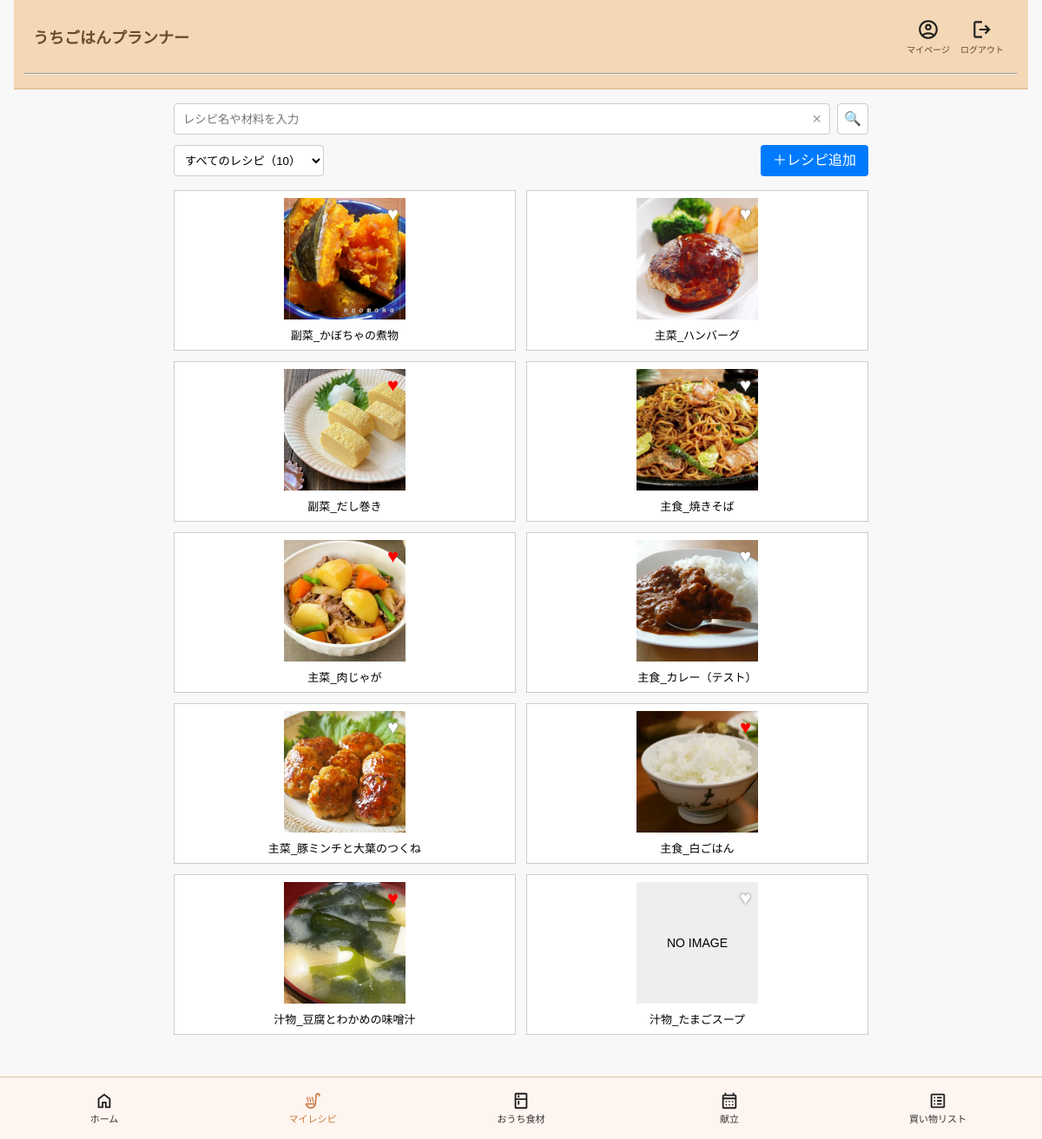
Page /recipes/ (signed in) on the committed database.
### apps/recipes/models.py (models this page shows, shortened)
class Recipe(models.Model):
    MENU_CATEGORY_CHOICES = [
        (1, "主食"),
        (2, "主菜"),
        (3, "副菜"),
        (4, "汁物"),
    ]
    user = models.ForeignKey(
        User,
        on_delete=models.CASCADE,
        verbose_name="ユーザー",
        null=True,
        blank=True
    )
    recipe_name = models.CharField(
        max_length=100,
        verbose_name="レシピ名"
    )
    menu_category = models.IntegerField(
        choices=MENU_CATEGORY_CHOICES,
        verbose_name="カテゴリ",
        null=True,
        blank=True
    )
    servings = models.PositiveIntegerField(
        verbose_name="作る量"
    )
    image = models.ImageField(
        upload_to="recipe_images/",
        blank=True,
        null=True,
        verbose_name="写真"
    )
    reference_url = models.URLField(
        blank=True,
        verbose_name="参照URL"
    )
    memo = models.TextField(
        blank=True,
        verbose_name="メモ"
    )
    created_at = models.DateTimeField(
        auto_now_add=True,
        verbose_name="作成日"
    )
    class Meta:
        verbose_name = "レシピ"
        verbose_name_plural = "レシピ"

### apps/recipes/views.py (the view)
# urls.py: path("", views.recipe_list_view, name="recipe_list"),
@login_required
def recipe_list_view(request):
    base_recipes = Recipe.objects.filter(user=request.user)
    recipes = base_recipes.order_by("-id")
    selected_category = request.GET.get("category", "")
    search_query = request.GET.get("q", "").strip()
    category_counts = {
        "all": base_recipes.count(),
        "staple": base_recipes.filter(menu_category=1).count(),
        "main": base_recipes.filter(menu_category=2).count(),
        "side": base_recipes.filter(menu_category=3).count(),
        "soup": base_recipes.filter(menu_category=4).count(),
        "favorite": Favorite.objects.filter(user=request.user).count(),
    }
    if search_query:
        recipes = recipes.filter(
            Q(recipe_name__icontains=search_query) |
            Q(ingredients__food_item__ingredient_name__icontains=search_query)
        ).distinct()
    if selected_category == "favorite":
        recipes = recipes.filter(favorite_set__user=request.user)
    elif selected_category in ["1", "2", "3", "4"]:
        recipes = recipes.filter(menu_category=int(selected_category))
    favorite_recipe_ids = set(
        Favorite.objects.filter(user=request.user).values_list("recipe_id", flat=True)
    )
    return render(
        request,
        "recipes/recipe_list.html",
        {
            "recipes": recipes,
            "selected_category": selected_category,
            "favorite_recipe_ids": favorite_recipe_ids,
            "category_counts": category_counts,
        }
    )

### templates/recipes/recipe_list.html (shortened to what this page needs)
{% extends "base.html" %}
{% block content %}
<form method="get" action="{% url 'recipes:recipe_list' %}" style="margin: 16px 0;">
    <div style="display: flex; align-items: center; gap: 8px; margin-bottom: 12px;">
        <div style="position: relative; flex: 1;">
            <input
                type="text"
                id="recipe-search"
                name="q"
                placeholder="レシピ名や材料を入力"
                value="{{ request.GET.q }}"
                style="width: 100%; height: 36px; padding: 0 36px 0 10px; border: 1px solid #ccc; border-radius: 4px; box-sizing: border-box;"
            >
            <button
                type="button"
                onclick="document.getElementById('recipe-search').value=''"
                style="position: absolute; right: 10px; top: 50%; transform: translateY(-50%); border: none; background: none; color: #999; font-size: 18px; cursor: pointer; padding: 0;"
                aria-label="検索文字を削除"
            >
                ×
            </button>
        </div>
        <button
            type="submit"
            style="width: 36px; height: 36px; border: 1px solid #ccc; background: #fff; color: #666; border-radius: 4px; cursor: pointer; font-size: 16px; line-height: 1;"
            aria-label="検索"
            title="検索"
        >
            🔍
        </button>
    </div>
    <div style="display: flex; justify-content: space-between; align-items: center; gap: 12px;">
        <select
            name="category"
            id="category"
            style="height: 36px; padding: 0 8px; border: 1px solid #ccc; border-radius: 4px; background: #fff;"
        >
            <option value="" {% if not selected_category %}selected{% endif %}>
                すべてのレシピ（{{ category_counts.all }}）
            </option>
        </select>
        <a href="{% url 'recipes:recipe_create' %}"
           style="display: inline-block; height: 36px; line-height: 36px; padding: 0 14px; background: #007BFF; color: white; text-decoration: none; border-radius: 4px; white-space: nowrap;">
            ＋レシピ追加
        </a>
    </div>
</form>
<div style="display: grid; grid-template-columns: repeat(2, minmax(0, 1fr)); gap: 12px; margin-top: 16px;">
    {% for recipe in recipes %}
        <div style="border: 1px solid #ccc; padding: 8px; background: #fff; width: 100%; box-sizing: border-box; min-width: 0;">
            <div style="position: relative; width: 100%; max-width: 140px; margin: 0 auto; min-width: 0;">
                <a href="{% url 'recipes:recipe_detail' recipe.id %}?q={{ request.GET.q|default:'' }}&category={{ request.GET.category|default:'' }}"
                    style="text-decoration: none; color: inherit; display: block;">
                    {% if recipe.image %}
                        <img src="{{ recipe.image.url }}"
                             style="width: 100%; aspect-ratio: 1 / 1; object-fit: cover; display: block;">
                    {% else %}
                        <div style="width: 100%; aspect-ratio: 1 / 1; background: #eee; display: flex; align-items: center; justify-content: center; font-size: 14px;">
                            NO IMAGE
                        </div>
                    {% endif %}
                </a>
                {% if recipe.id in favorite_recipe_ids %}
                    <a href="{% url 'recipes:favorite_toggle' recipe.id %}"
                       style="position: absolute; top: 8px; right: 8px; text-decoration: none; font-size: 22px; color: red; line-height: 1;">
                        ♥
                    </a>
                {% else %}
                    <a href="{% url 'recipes:favorite_toggle' recipe.id %}"
                       style="position: absolute; top: 8px; right: 8px; text-decoration: none; font-size: 22px; color: white; line-height: 1; text-shadow: 0 0 3px #666;">
                        ♥
                    </a>
                {% endif %}
            </div>
            <p style="margin: 8px 0 0; font-size: 13px; text-align: center;">
                {{ recipe.get_menu_category_display }}_{{ recipe.recipe_name }}
            </p>
        </div>
    {% empty %}
        <p>レシピがありません。</p>
    {% endfor %}
</div>
{% endblock %}

### templates/base.html (shortened to what this page needs)
{% load static %}
<!DOCTYPE html>
<html lang="ja">
<head>
    <link rel="stylesheet" href="{% static 'css/style.css' %}">
    <link rel="stylesheet" href="https://cdn.jsdelivr.net/npm/choices.js/public/assets/styles/choices.min.css">
</head>
<body>
{% if request.resolver_match.url_name != "top" %}
<header class="site-header">
    <div class="header-inner">
        <h1 class="site-title">
            <a href="{% url 'top' %}">うちごはんプランナー</a>
        </h1>
        <nav class="main-nav">
            {% if user.is_authenticated %}
                <a href="{% url 'accounts:mypage' %}" class="nav-link">
                    <img src="{% static 'images/icons/user.svg' %}" class="header-icon">
                    <span>マイページ</span>
                </a>
                <form action="{% url 'accounts:logout' %}" method="POST" class="logout-form" id="logout-form">
                    <button type="button" class="logout-button" id="logout-open-button">
                        <img src="{% static 'images/icons/logout.svg' %}" class="header-icon">
                        <span>ログアウト</span>
                    </button>
                </form>
            {% endif %}
        </nav>
    </div>
    <hr>
</header>
{% endif %}
    <main class="main-content">
        {% block content %}
        {% endblock %}
    </main>
   {% if user.is_authenticated and request.resolver_match.url_name != "top" %}
    <nav class="bottom-nav">
        <a href="{% url 'home' %}" class="bottom-nav__item {% if request.resolver_match.url_name == 'home' %}active{% endif %}">
            <img src="{% static 'images/icons/home.svg' %}" class="nav-icon">
            <span>ホーム</span>
        </a>
        <a href="{% url 'recipes:recipe_list' %}" class="bottom-nav__item {% if request.resolver_match.url_name == 'recipe_list' or request.resolver_match.url_name == 'recipe_detail' or request.resolver_match.url_name == 'recipe_create' or request.resolver_match.url_name == 'recipe_edit' %}active{% endif %}">
            <img src="{% static 'images/icons/recipe.svg' %}" class="nav-icon">
            <span>マイレシピ</span>
        </a>
        <a href="{% url 'recipes:home_food_list' %}" class="bottom-nav__item {% if request.resolver_match.url_name == 'home_food_list' or request.resolver_match.url_name == 'food_item_create' %}active{% endif %}">
            <img src="{% static 'images/icons/food.svg' %}" class="nav-icon">
            <span>おうち食材</span>
        </a>
        <a href="{% url 'recipes:menu_calendar' %}" class="bottom-nav__item ">
            <img src="{% static 'images/icons/menu.svg' %}" class="nav-icon">
            <span>献立</span>
        </a>
        <a href="{% url 'recipes:shopping_list' %}" class="bottom-nav__item {% if request.resolver_match.url_name == 'shopping_list' %}active{% endif %}">
            <img src="{% static 'images/icons/shopping.svg' %}" class="nav-icon">
            <span>買い物リスト</span>
        </a>
    </nav>
    {% endif %}
</body>
</html>

### static/css/style.css (style rules this page uses)
body { font-family: sans-serif; margin: 0; padding: 0 16px 40px; background-color: #f8f8f8; }
.site-header { background-color: #f4d7b5; border-bottom: 1px solid #d8b38a; padding: 8px 12px; margin-bottom: 16px; position: sticky; top: 0; z-index: 1000; }
.site-title a { text-decoration: none; color: #6b4a2f; white-space: nowrap; font-size: 18px; }
.logout-button, .back-button, .save-button, .search-button, .select-button, .edit-button, .delete-button, .list-delete-button { display: inline-block; margin: 4px 6px 4px 0; padding: 8px 12px; text-decoration: none; border: 1px solid #ccc; border-radius: 6px; cursor: pointer; font-size: 14px; background-color: #ffffff; }
.main-content { max-width: 800px; margin: 0 auto; padding-bottom: 80px; }
.bottom-nav { position: fixed; bottom: 0; left: 0; width: 100%; background: #fff5f0; border-top: 1px solid #e2c2a3; display: flex; justify-content: space-around; align-items: stretch; height: 72px; box-sizing: border-box; z-index: 1000; -webkit-transform: translateZ(0); }
.bottom-nav__item { flex: 1; display: flex; flex-direction: column; justify-content: center; align-items: center; gap: 4px; text-decoration: none; color: #333333; font-size: 11px; line-height: 1.2; padding: 6px 4px 8px; box-sizing: border-box; text-align: center; min-height: 72px; }
.bottom-nav__item span { display: block; white-space: nowrap; text-align: center; line-height: 1.1; min-height: 12px; }
.nav-icon { display: block; width: 22px; height: 22px; min-width: 22px; min-height: 22px; margin: 0 auto; object-fit: contain; flex-shrink: 0; }
.bottom-nav__item.active { color: #c67c3a; }
.bottom-nav__item.active .nav-icon { filter: brightness(0) saturate(100%) invert(52%) sepia(28%) saturate(800%) hue-rotate(340deg); }
.bottom-nav__item { transition: all 0.15s ease; }
.header-inner { display: flex; justify-content: space-between; align-items: center; padding: 6px 10px; min-height: 56px; }
.header-icon { width: 26px; height: 26px; margin-bottom: 0; display: block; }
.main-nav { display: flex; align-items: center; font-size: 16px; gap: 12px; }
.site-title { font-size: 24px; font-weight: bold; margin: 0; flex-shrink: 0; }
.nav-link { display: flex; flex-direction: column; align-items: center; gap: 2px; text-decoration: none; color: #5c4632; padding: 0; margin: 0; border: none; background: none; font-size: 10px; }
.logout-button { background: none; border: none; padding: 0; cursor: pointer; display: flex; flex-direction: column; align-items: center; gap: 2px; color: #5c4632; font-size: 10px; }

### rows in the picture
Recipe: image (picture), menu_category "副菜", recipe_name "かぼちゃの煮物"
Recipe: image (picture), menu_category "主菜", recipe_name "ハンバーグ"
Recipe: image (picture), menu_category "副菜", recipe_name "だし巻き"
Recipe: image (picture), menu_category "主食", recipe_name "焼きそば"
Recipe: image (picture), menu_category "主菜", recipe_name "肉じゃが"
Recipe: image (picture), menu_category "主食", recipe_name "カレー（テスト）"
Recipe: image (picture), menu_category "主菜", recipe_name "豚ミンチと大葉のつくね"
Recipe: image (picture), menu_category "主食", recipe_name "白ごはん"
Recipe: image (picture), menu_category "汁物", recipe_name "豆腐とわかめの味噌汁"
Recipe: image "NO IMAGE", menu_category "汁物", recipe_name "たまごスープ"
